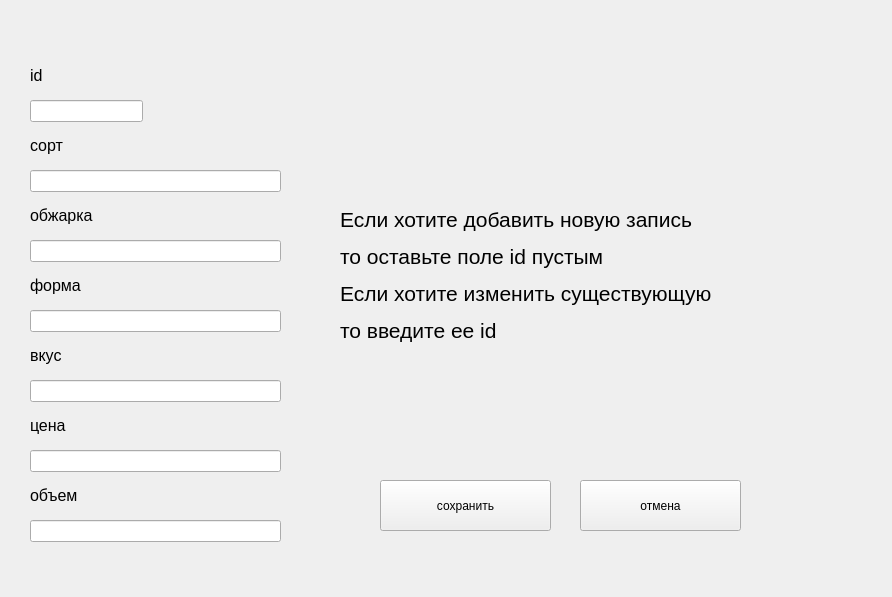
<?xml version="1.0" encoding="UTF-8"?>
<ui version="4.0">
 <class>Form</class>
 <widget class="QWidget" name="Form">
  <property name="geometry">
   <rect>
    <x>0</x>
    <y>0</y>
    <width>892</width>
    <height>597</height>
   </rect>
  </property>
  <property name="windowTitle">
   <string>Form</string>
  </property>
  <widget class="QLineEdit" name="lineEdit">
   <property name="geometry">
    <rect>
     <x>30</x>
     <y>100</y>
     <width>113</width>
     <height>22</height>
    </rect>
   </property>
  </widget>
  <widget class="QLineEdit" name="lineEdit_2">
   <property name="geometry">
    <rect>
     <x>30</x>
     <y>170</y>
     <width>251</width>
     <height>22</height>
    </rect>
   </property>
  </widget>
  <widget class="QLineEdit" name="lineEdit_3">
   <property name="geometry">
    <rect>
     <x>30</x>
     <y>240</y>
     <width>251</width>
     <height>22</height>
    </rect>
   </property>
  </widget>
  <widget class="QLineEdit" name="lineEdit_4">
   <property name="geometry">
    <rect>
     <x>30</x>
     <y>310</y>
     <width>251</width>
     <height>22</height>
    </rect>
   </property>
  </widget>
  <widget class="QLineEdit" name="lineEdit_5">
   <property name="geometry">
    <rect>
     <x>30</x>
     <y>380</y>
     <width>251</width>
     <height>22</height>
    </rect>
   </property>
  </widget>
  <widget class="QLabel" name="label">
   <property name="geometry">
    <rect>
     <x>30</x>
     <y>60</y>
     <width>61</width>
     <height>31</height>
    </rect>
   </property>
   <property name="text">
    <string>&lt;html&gt;&lt;head/&gt;&lt;body&gt;&lt;p&gt;&lt;span style=&quot; font-size:12pt;&quot;&gt;id&lt;/span&gt;&lt;/p&gt;&lt;/body&gt;&lt;/html&gt;</string>
   </property>
  </widget>
  <widget class="QLabel" name="label_2">
   <property name="geometry">
    <rect>
     <x>30</x>
     <y>130</y>
     <width>61</width>
     <height>31</height>
    </rect>
   </property>
   <property name="text">
    <string>&lt;html&gt;&lt;head/&gt;&lt;body&gt;&lt;p&gt;&lt;span style=&quot; font-size:12pt;&quot;&gt;сорт&lt;/span&gt;&lt;/p&gt;&lt;/body&gt;&lt;/html&gt;</string>
   </property>
  </widget>
  <widget class="QLabel" name="label_3">
   <property name="geometry">
    <rect>
     <x>30</x>
     <y>200</y>
     <width>91</width>
     <height>31</height>
    </rect>
   </property>
   <property name="text">
    <string>&lt;html&gt;&lt;head/&gt;&lt;body&gt;&lt;p&gt;&lt;span style=&quot; font-size:12pt;&quot;&gt;обжарка&lt;/span&gt;&lt;/p&gt;&lt;/body&gt;&lt;/html&gt;</string>
   </property>
  </widget>
  <widget class="QLabel" name="label_4">
   <property name="geometry">
    <rect>
     <x>30</x>
     <y>270</y>
     <width>81</width>
     <height>31</height>
    </rect>
   </property>
   <property name="text">
    <string>&lt;html&gt;&lt;head/&gt;&lt;body&gt;&lt;p&gt;&lt;span style=&quot; font-size:12pt;&quot;&gt;форма&lt;/span&gt;&lt;/p&gt;&lt;/body&gt;&lt;/html&gt;</string>
   </property>
  </widget>
  <widget class="QLabel" name="label_5">
   <property name="geometry">
    <rect>
     <x>30</x>
     <y>340</y>
     <width>91</width>
     <height>31</height>
    </rect>
   </property>
   <property name="text">
    <string>&lt;html&gt;&lt;head/&gt;&lt;body&gt;&lt;p&gt;&lt;span style=&quot; font-size:12pt;&quot;&gt;вкус&lt;/span&gt;&lt;/p&gt;&lt;/body&gt;&lt;/html&gt;</string>
   </property>
  </widget>
  <widget class="QLabel" name="label_6">
   <property name="geometry">
    <rect>
     <x>30</x>
     <y>410</y>
     <width>81</width>
     <height>31</height>
    </rect>
   </property>
   <property name="text">
    <string>&lt;html&gt;&lt;head/&gt;&lt;body&gt;&lt;p&gt;&lt;span style=&quot; font-size:12pt;&quot;&gt;цена&lt;/span&gt;&lt;/p&gt;&lt;/body&gt;&lt;/html&gt;</string>
   </property>
  </widget>
  <widget class="QLineEdit" name="lineEdit_6">
   <property name="geometry">
    <rect>
     <x>30</x>
     <y>450</y>
     <width>251</width>
     <height>22</height>
    </rect>
   </property>
  </widget>
  <widget class="QLabel" name="label_7">
   <property name="geometry">
    <rect>
     <x>30</x>
     <y>480</y>
     <width>71</width>
     <height>31</height>
    </rect>
   </property>
   <property name="text">
    <string>&lt;html&gt;&lt;head/&gt;&lt;body&gt;&lt;p&gt;&lt;span style=&quot; font-size:12pt;&quot;&gt;объем&lt;/span&gt;&lt;/p&gt;&lt;/body&gt;&lt;/html&gt;</string>
   </property>
  </widget>
  <widget class="QLineEdit" name="lineEdit_7">
   <property name="geometry">
    <rect>
     <x>30</x>
     <y>520</y>
     <width>251</width>
     <height>22</height>
    </rect>
   </property>
  </widget>
  <widget class="QLabel" name="label_8">
   <property name="geometry">
    <rect>
     <x>340</x>
     <y>130</y>
     <width>591</width>
     <height>291</height>
    </rect>
   </property>
   <property name="text">
    <string>&lt;html&gt;&lt;head/&gt;&lt;body&gt;&lt;p&gt;&lt;span style=&quot; font-size:16pt;&quot;&gt;Если хотите добавить новую запись &lt;/span&gt;&lt;/p&gt;&lt;p&gt;&lt;span style=&quot; font-size:16pt;&quot;&gt;то оставьте поле id пустым &lt;/span&gt;&lt;/p&gt;&lt;p&gt;&lt;span style=&quot; font-size:16pt;&quot;&gt;Если хотите изменить существующую &lt;/span&gt;&lt;/p&gt;&lt;p&gt;&lt;span style=&quot; font-size:16pt;&quot;&gt;то введите ее id&lt;/span&gt;&lt;/p&gt;&lt;/body&gt;&lt;/html&gt;</string>
   </property>
  </widget>
  <widget class="QPushButton" name="pushButton">
   <property name="geometry">
    <rect>
     <x>380</x>
     <y>480</y>
     <width>171</width>
     <height>51</height>
    </rect>
   </property>
   <property name="text">
    <string>сохранить</string>
   </property>
  </widget>
  <widget class="QPushButton" name="pushButton_2">
   <property name="geometry">
    <rect>
     <x>580</x>
     <y>480</y>
     <width>161</width>
     <height>51</height>
    </rect>
   </property>
   <property name="text">
    <string>отмена</string>
   </property>
  </widget>
 </widget>
 <resources/>
 <connections/>
</ui>
